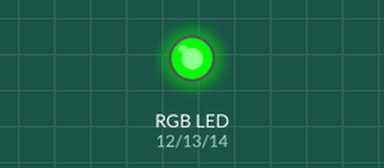
This program was run on a simulated ESP8266 board running MicroPython. On the bench: an RGB LED mixed from three pins (HIGH = lit).

Above: at 0.2 s.
At 0.7 s:
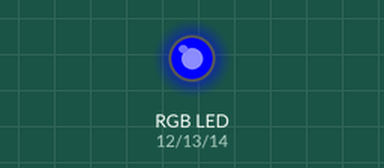
At 2.7 s:
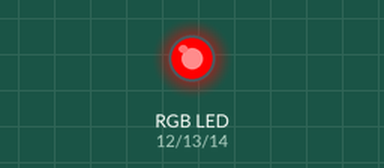
Timing chart, 0 to 3.5 s (numbered marks = the images above):
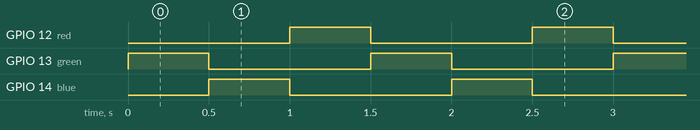

The program:

rgb_led.py
```python
import machine
import time

blue = machine.Pin(14, machine.Pin.OUT)
red = machine.Pin(12, machine.Pin.OUT)
green = machine.Pin(13, machine.Pin.OUT)

while True:
        green.on()
        time.sleep_ms(500)
        green.off()
        blue.on()
        time.sleep_ms(500)
        blue.off()
        red.on()
        time.sleep_ms(500)
        red.off()
```

Measured:
- by itself, GPIO 12 (red), GPIO 13 (green), GPIO 14 (blue): alternates HIGH for 0.50 s and LOW for 1.0 s
- by itself, everything shown: repeats every 1.5 s, in 3 steps
